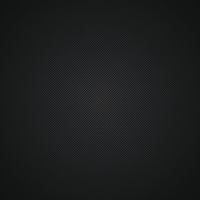
#> input picture black_noun_002_03536.jpg, 200 x 200 px, given in place of the camera
$ python hsv.py
#> lines starting #> are read from the running program, lines starting #| are printed output that depends on the picture; after the words box and inside, x2 and y2 are one past the last pixel; in counts of white or black regions, pixels touching at a corner belong together
import cv2
import imutils
from imutils.video import VideoStream


greenLower = (86, 6, 6)
greenUpper = (188, 255, 54)
vs = VideoStream(src=0).start()
while True:
    frame = vs.read()
#> frame is the input picture: shape (200, 200, 3); mean B, G, R 30, 29.6, 28.1
    if frame is None:
        break
    frame = imutils.resize(frame, width=600)
#> frame: shape (600, 600, 3)
    hsv = cv2.cvtColor(frame, cv2.COLOR_BGR2HSV)
#> hsv: shape (600, 600, 3); mean H, S, V 90.4, 20.9, 30.5
    #mask = cv2.inRange(hsv, (168, 217, 5), (168, 217, 14))
    blurred = cv2.GaussianBlur(frame, (11, 11), 0)
    hsv = cv2.cvtColor(blurred, cv2.COLOR_BGR2HSV)
#> hsv: shape (600, 600, 3); mean H, S, V 91.8, 19.9, 30.4
    mask = cv2.inRange(hsv, greenLower, greenUpper)
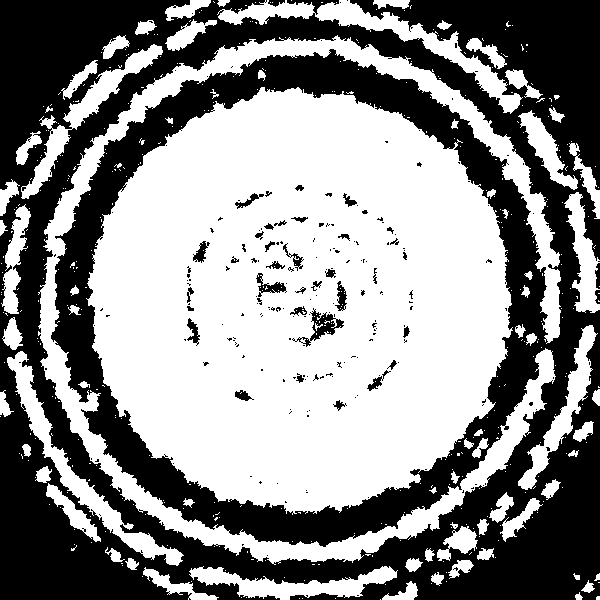
#> mask: shape (600, 600); 55.3% white; 213 black regions (175 under 20 px), largest, box (x1, y1, x2, y2) and area: (0, 0, 600, 600) 157227, (292, 308, 344, 347) 538, (256, 273, 287, 297) 258
    mask = cv2.erode(mask, None, iterations=2)
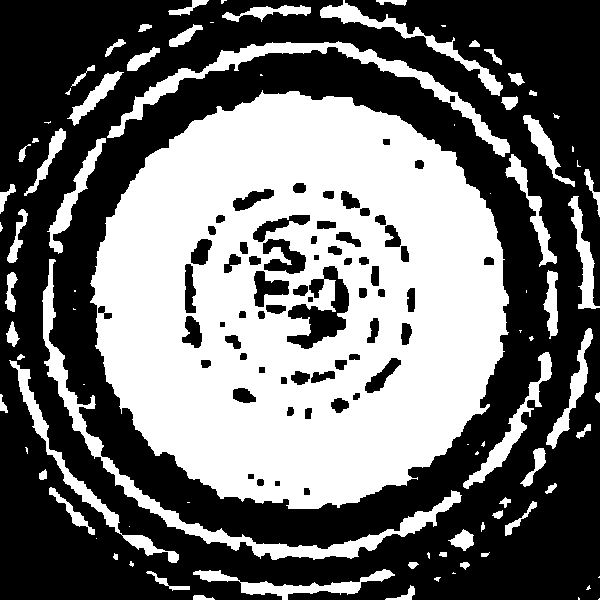
#> mask: shape (600, 600); 43.6% white; 89 white regions (32 under 20 px), largest, box (x1, y1, x2, y2) and area: (90, 90, 509, 509) 123014, (42, 259, 462, 560) 6711, (107, 41, 510, 157) 5107
    mask = cv2.dilate(mask, None, iterations=2)
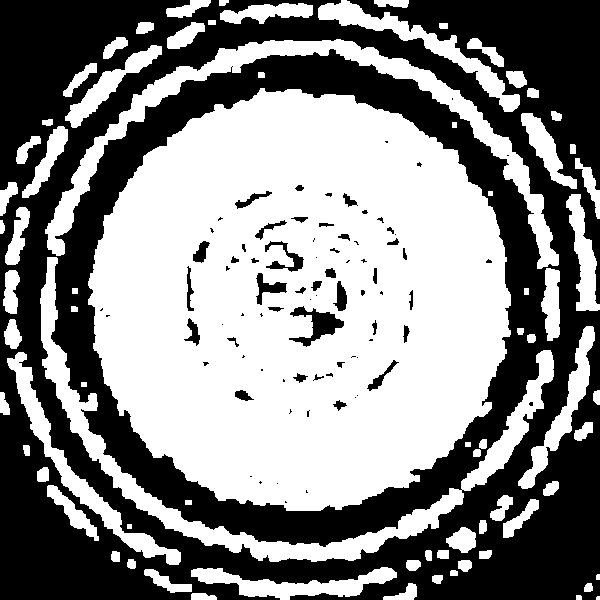
#> mask: shape (600, 600); 53.3% white; 81 black regions (44 under 20 px), largest, box (x1, y1, x2, y2) and area: (0, 0, 600, 600) 163543, (289, 306, 344, 347) 868, (265, 241, 304, 272) 391
    cv2.imshow("Frame1", mask)
    cv2.imshow("Frame2", hsv)
    key = cv2.waitKey(1) & 0xFF
#> (key q is pressed here)
    if key == ord("q"):
        break
cv2.waitKey()
cv2.destroyAllWindows()
